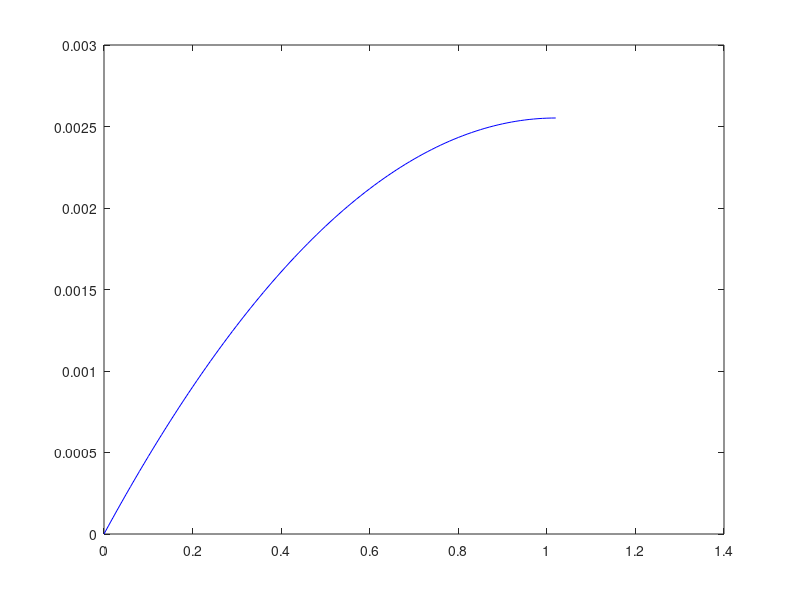
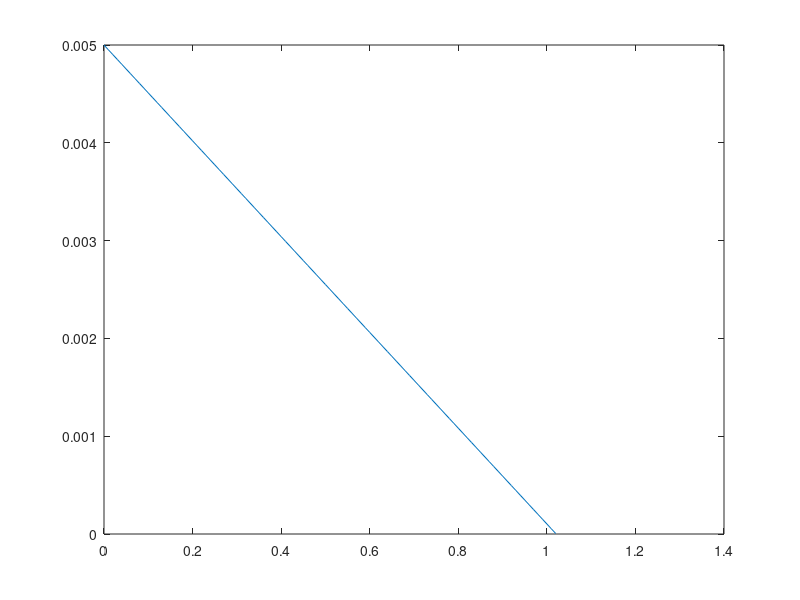

The MATLAB script that drew these images, in order:
clear;
close all;
clc;



Vp = -2.021;
I_s0 = 10e-3;

% Vgs = -1;

x1=0.8;


for i=0:0
    Vgs=-1;
    Vsat=Vgs-Vp;
    Vds = 0:0.01:Vsat;
    Id = (2*I_s0*(((Vgs-Vp)*Vds)-(Vds.^2)/2))/Vp^2;
    y1 = (2*I_s0*(((Vgs-Vp)*x1)-(x1^2)/2))/Vp^2;
    Rds = 2*I_s0/(Vp^2) * (Vgs-Vp - x1);
    plot(Vds, Id, 'blue');
    hold on;
%     plot(Vds, Rds*(Vds-x1)+y1, 'red');
    hold on;
end
figure;
for i=0:0
 Vgs=-1 
    plot(Vds,2*I_s0/(Vp^2) * (Vgs-Vp - Vds));
    hold on;
end
